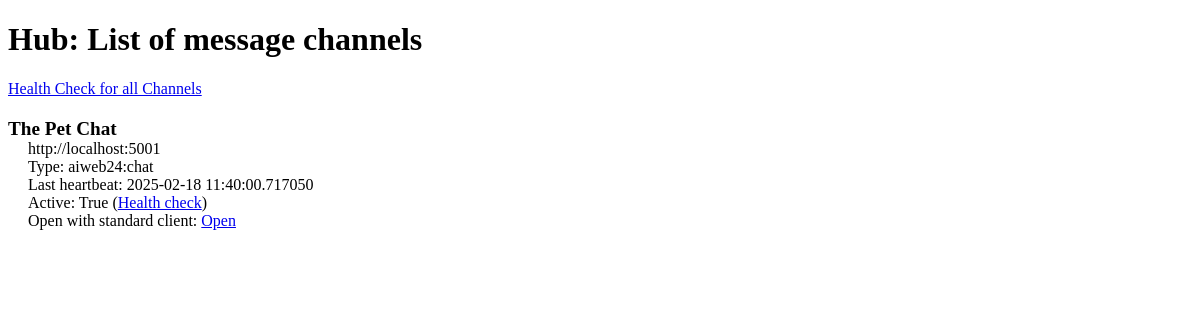
The app's page /, older data.
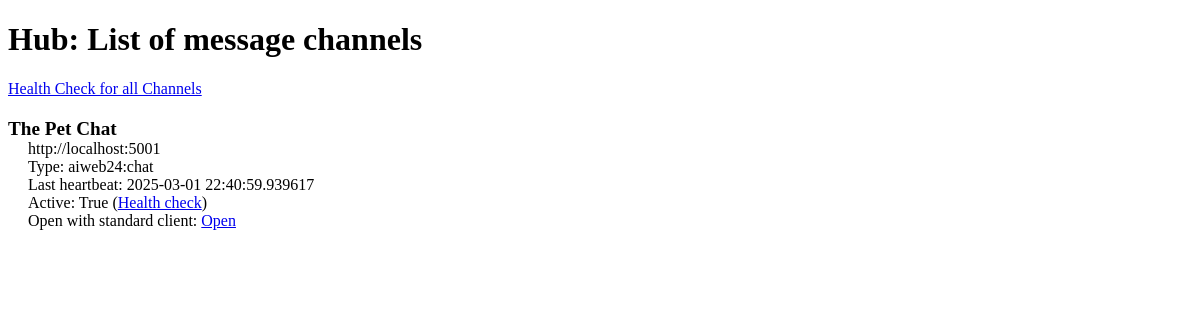
The same page, newer data.
### hub.py (models this page shows)
class Channel(db.Model):
    __tablename__ = 'channels'
    id = db.Column(db.Integer, primary_key=True)
    active = db.Column('is_active', db.Boolean(), nullable=False, server_default='1')
    name = db.Column(db.String(100, collation='NOCASE'), nullable=False)
    endpoint = db.Column(db.String(100, collation='NOCASE'), nullable=False, unique=True)
    authkey = db.Column(db.String(100, collation='NOCASE'), nullable=False)
    type_of_service = db.Column(db.String(100, collation='NOCASE'), nullable=False)
    last_heartbeat = db.Column(db.DateTime(), nullable=True, server_default=None)

### hub.py (the view)
@app.route('/')
def home_page():
    channels = Channel.query.filter_by(active=True).all()
    return render_template("hub_home.html", channels=channels, STANDARD_CLIENT_URL=STANDARD_CLIENT_URL)

### templates/hub_home.html (shortened to what this page needs)
<!DOCTYPE html>
<html lang="en">
<head>
</head>
<body>
<h1>Hub: List of message channels</h1>
<p>
    <a href="{{ url_for('health') }}">Health Check for all Channels</a>
</p>
<dl>
    {% for channel in channels %}
        <dt>{{channel.name}}</dt>
    <dd>{{ channel.endpoint }}<br>
        Type: {{ channel.type_of_service}}<br>
        Last heartbeat: {{ channel.last_heartbeat }}<br>
        Active: {{ channel.active }} (<a href="{{url_for('health')}}?d={{channel.id}}">Health check</a>)<br>
        {% if STANDARD_CLIENT_URL %}
        Open with standard client: <a href="{{ STANDARD_CLIENT_URL }}/show?channel={{channel.endpoint}}">Open</a><br>
        {% endif %}
    </dd>
    {% endfor %}
</dl>
</body>
</html>

Row changes from the older to the newer data that the page shows:
changed Channel "The Pet Chat": last_heartbeat "2025-02-18 11:40:00.717050" → "2025-03-01 22:40:59.939617"
